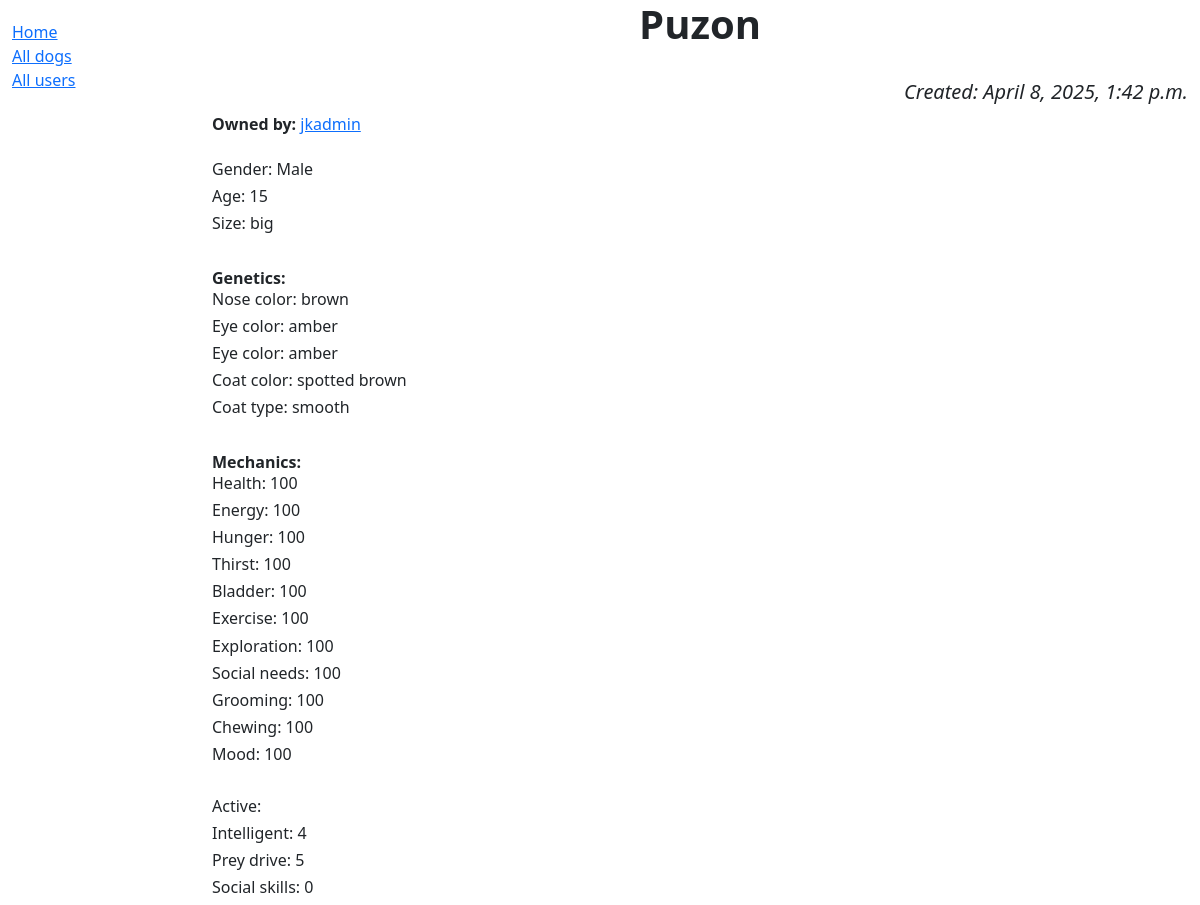
The app's page /caninsim_app/dog/4 with its own data.
### caninsim_app/models.py (models this page shows, shortened)
class Dog(models.Model):
    SIZES = (
        ('XS', 'miniature'),
        ('S', 'small'),
        ('M', 'medium'),
        ('L', 'big'),
        ('XL', 'huge')
    )
    NOSES = (
        ('BK', 'black'),
        ('LG', 'light gray'),
        ('GR', 'gray'),
        ('AB', 'almost black'),
        ('PL', 'purplish'),
        ('BF', 'butterfly'),
        ('DL', 'dudley'),
        ('SN', 'snow'),
        ('PN', 'pink'),
        ('BP', 'bright pink'),
        ('BR', 'brown'),
    )
    EYES = (
        ('BR', 'brown'),
        ('AM', 'amber'),
        ('LA', 'light brown amber'),
        ('YL', 'yellow'),
        ('YG', 'yellow green'),
        ('GR', 'grey'),
        ('CP', 'copper'),
        ('BL', 'blue'),
        ('AW', 'almost white blue'),
        ('WL', 'wall/heterochromia'),
        ('SP', 'split'),
    )
    COATS = (
        ('HS', 'hairless single heterozygous'),
        ('HL', 'hairless LETHAL homozygous'),
        ('LN', 'long'),
        ('WR', 'wire'),
        ('SM', 'smooth'),
        ('CS', 'curly smooth'),
        ('CL', 'curly long'),
        ('WS', 'wire smooth'),
        ('WL', 'wire long'),
        ('WC', 'wire curly'),
    )
    creation_date = models.DateTimeField('creation date', default=dtm.now)
    owner = models.ForeignKey('auth.User', on_delete=models.CASCADE, default=None)
    dog_name = models.CharField(max_length=30, default="Unnamed")
    GENDERS = [
        ('M', 'Male'),
        ('F', 'Female'),
    ]
    gender = models.CharField(max_length=2, choices=GENDERS, default='M')
    age = models.IntegerField(default=0)
    size = models.CharField(max_length=150, choices=SIZES, default='M')
    nose = models.CharField(max_length=150, choices=NOSES, default='BK')
    eye = models.CharField(max_length=150, choices=EYES, default='BR')
    color = models.CharField(max_length=200, null=True)
    coat = models.CharField(max_length=150, choices=COATS, default='SM')
    health_points = models.IntegerField(default=100)
    energy_points = models.IntegerField(default=100)
    hunger = models.IntegerField(default=100)
    thirst = models.IntegerField(default=100)
    bladder = models.IntegerField(default=100)
    exercise = models.IntegerField(default=100)
    exploration = models.IntegerField(default=100)
    social_needs = models.IntegerField(default=100)
    grooming = models.IntegerField(default=100)
    chewing = models.IntegerField(default=100)
    mood = models.IntegerField(default=100)
    active = models.IntegerField(default=5)
    intelligent = models.IntegerField(default=5)
    prey_drive = models.IntegerField(default=5)
    social_skills = models.IntegerField(default=0)

### caninsim_app/views.py (the view)
# urls.py: path('dog/<int:pk>', views.DogDetailView.as_view(), name='dog_detail'),
class DogDetailView(generic.DetailView):
    model = Dog

### caninsim_app/templates/caninsim_app/dog_detail.html
{% extends "base_generic.html" %}
{%block content%}
<h1 align="center"><b>{{ dog.dog_name }}</b></h1>
<br>
<i><h5 align="right">Created: {{ dog.creation_date }}</h5></i>
<strong>Owned by:</strong> <a href="{{ dog.owner.get_absolute_url }}">{{ dog.owner }}</a>
<br>
<br>
<h6>Gender: {{ dog.get_gender_display }}</h6>
<h6>Age: {{ dog.age }}</h6>
<h6>Size: {{ dog.get_size_display }}</h6>
<br>
<strong>Genetics:</strong>
<h6>Nose color: {{ dog.get_nose_display }}</h6>
<h6>Eye color: {{ dog.get_eye_display }}</h6>
<h6>Eye color: {{ dog.get_eye_display }}</h6>
<h6>Coat color: {{ dog.color }}</h6>
<h6>Coat type: {{ dog.get_coat_display }}</h6>
<br>
<strong>Mechanics:</strong>
<h6>Health: {{ dog.health_points }}</h6>
<h6>Energy: {{ dog.energy_points }}</h6>
<h6>Hunger: {{ dog.hunger }}</h6>
<h6>Thirst: {{ dog.thirst }}</h6>
<h6>Bladder: {{ dog.bladder }}</h6>
<h6>Exercise: {{ dog.exercise }}</h6>
<h6>Exploration: {{ dog.exploration }}</h6>
<h6>Social needs: {{ dog.social_needs }}</h6>
<h6>Grooming: {{ dog.grooming }}</h6>
<h6>Chewing: {{ dog.chewing }}</h6>
<h6>Mood: {{ dog.mood }}</h6>
<br>
<h6>Active: {{ dog.activity }}</h6>
<h6>Intelligent: {{ dog.intelligent }}</h6>
<h6>Prey drive: {{ dog.prey_drive }}</h6>
<h6>Social skills: {{ dog.social_skills }}</h6>
{%endblock content%}

### records on screen
Dog: creation_date "April 8, 2025, 1:42 p.m.", owner "jkadmin", gender "Male", age "15", size "big", nose "brown", eye "amber", color "spotted brown", coat "smooth", health_points "100", energy_points "100", hunger "100", thirst "100", bladder "100", exercise "100", exploration "100", social_needs "100", grooming "100", chewing "100", mood "100", intelligent "4", prey_drive "5", social_skills "0"
